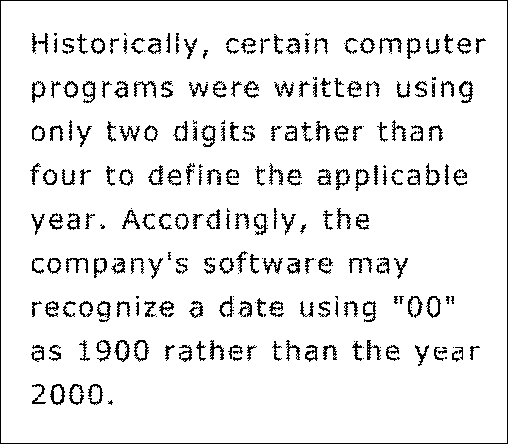
%> input picture ELT576-Processamento-de-Sinais/Semana 2/texto.jpg, 508 x 444 px
$ octave sol_4.m   (GNU Octave 9; MATLAB toolbox functions it lacks are replaced by stand-ins)
%> lines starting %> are read from the running program, lines starting %| are printed output that depends on the picture
close all
clc

% Parte IV

G = imread('texto.jpg');            % Carrega a imagem
%> G is the input picture: size 444x508 uint8; min 0, max 255, mean 234.9
figure;
imshow(G, [0,255]);                 % Mostra a imagem

F6 = (1/9)*[ 1 1 1; 1 1 1 ; 1 1 1]; % Cria玢o do filtro
y7 = conv2(G,F6);                   % Convolu玢o da imagem com o filtro
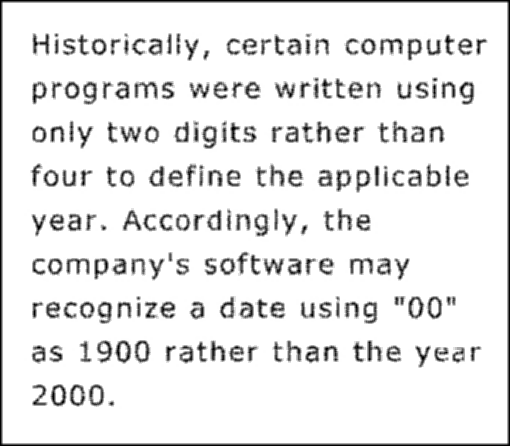
%> y7: size 446x510 double; min 0, max 255, mean 232.9; drawn with min black and max white

##salvaGrafico("Exerc韈io 3_4_a");

figure;
imshow(y7, [0,255]);                        % Mostra a imagem convoluida

##salvaGrafico("Exerc韈io 3_4_b");

If7 = uint8(imresize(conv2(F6,G),size(G))); % Soma a imagem convoluida com a original
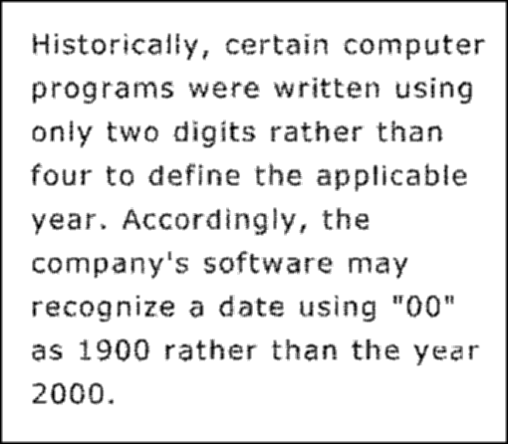
%> If7: size 444x508 uint8; min 0, max 255, mean 232.8
figure;
imshow(If7,[0,255]);
